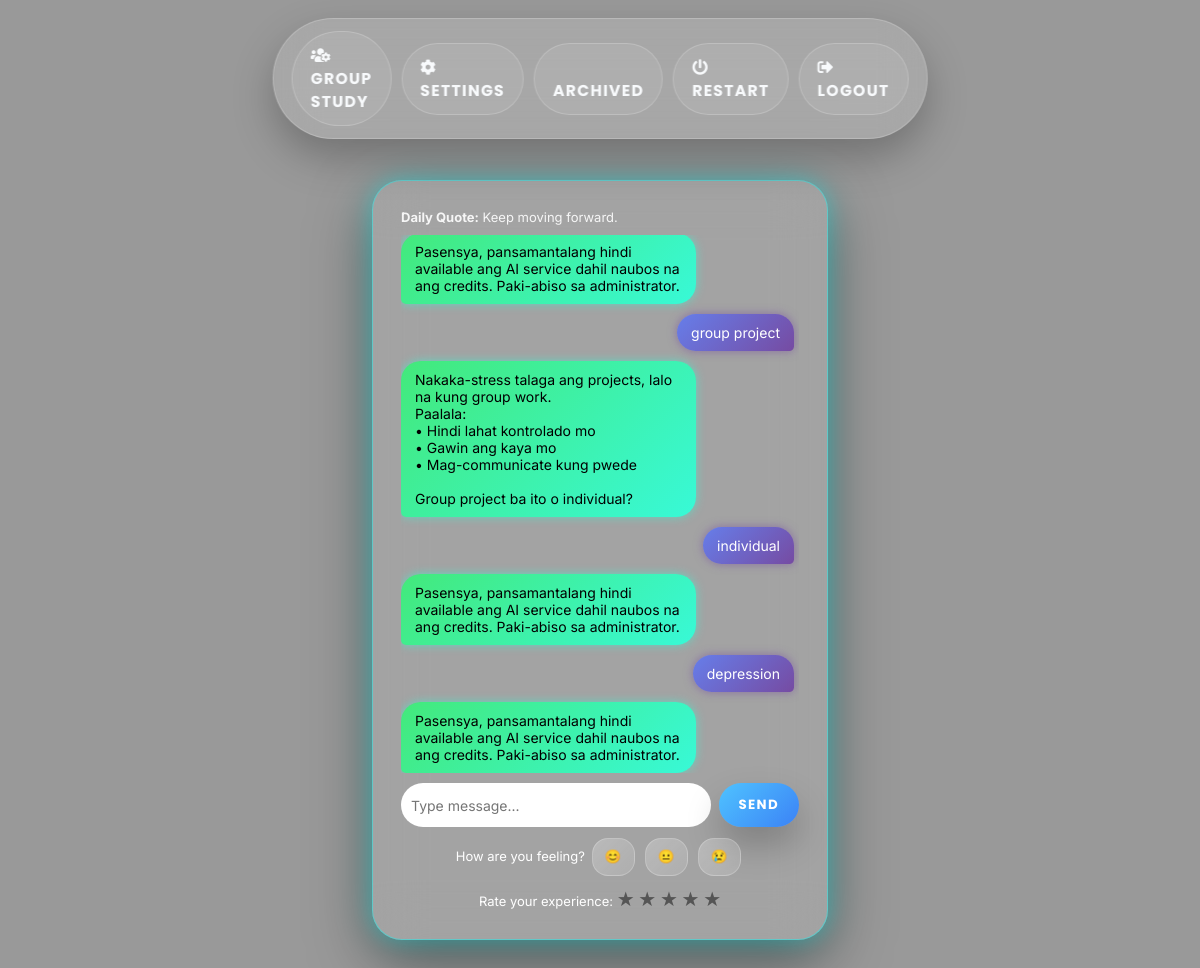
Page /chatbot (signed in) on the committed database.
### tables this page shows
CREATE TABLE messages (
        id INTEGER PRIMARY KEY AUTOINCREMENT,
        user_email TEXT,
        user_message TEXT,
        bot_response TEXT,
        is_crisis INTEGER DEFAULT 0,
        is_abusive INTEGER DEFAULT 0,
        timestamp DATETIME DEFAULT CURRENT_TIMESTAMP
    );

### app.py (the view)
@app.route("/chatbot")
def chatbot():
    if "user" not in session:
        return redirect(url_for("login"))
    db = get_db()
    c = db.cursor()
    if 'DATABASE_URL' in os.environ: # PostgreSQL
        c.execute("SELECT quote FROM daily_quotes ORDER BY RANDOM() LIMIT 1") # PostgreSQL
    else:
        c.execute("SELECT quote FROM daily_quotes ORDER BY RANDOM() LIMIT 1") # SQLite
    row = c.fetchone()
    daily_quote = row[0] if row else ""
    if 'DATABASE_URL' in os.environ:
        c.execute("SELECT user_message, bot_response FROM messages WHERE user_email=%s ORDER BY id ASC", (session["user"],))
    else:
        c.execute("SELECT user_message, bot_response FROM messages WHERE user_email=? ORDER BY id ASC", (session["user"],))
    messages = c.fetchall()
    today_str = get_ph_time().strftime('%Y-%m-%d')
    if 'DATABASE_URL' in os.environ:
        c.execute("SELECT COUNT(*) FROM mood_log WHERE user_email=%s AND CAST(timestamp AS DATE) = %s", (session["user"], today_str))
    else:
        c.execute("SELECT COUNT(*) FROM mood_log WHERE user_email=? AND DATE(timestamp) = ?", (session["user"], today_str))
    mood_log_count = c.fetchone()[0]
    mood_logged_today = mood_log_count > 0
    return render_template("index.html", messages=messages, daily_quote=daily_quote, mood_logged_today=mood_logged_today)

### app.py (called while the page is built)
@app.after_request
def add_security_headers(response):
    response.headers['X-Frame-Options'] = 'SAMEORIGIN'
    response.headers['X-Content-Type-Options'] = 'nosniff'
    return response

def get_db():
    if 'db' not in g:
        db_url = os.environ.get('DATABASE_URL')
        if db_url:
            try:
                g.db = psycopg2.connect(db_url)
            except Exception as e:
                app.logger.warning(f"Falling back to SQLite because PostgreSQL connection failed: {e}")
                g.db = sqlite3.connect(DATABASE)
        else:
            g.db = sqlite3.connect(DATABASE)
        g.db.row_factory = sqlite3.Row
    return g.db

def get_ph_time():
    utc_now = datetime.now(timezone.utc)
    ph_timezone = timezone(timedelta(hours=8))
    ph_time = utc_now.astimezone(ph_timezone)
    return ph_time

### templates/index.html (shortened to what this page needs)
<!DOCTYPE html>
<html>
<head>
<link rel="stylesheet" href="https://cdnjs.cloudflare.com/ajax/libs/font-awesome/5.15.4/css/all.min.css">
</head>
<body>
<div class="nav-bar">
  <div class="nav-item">
    <a href="{{ url_for('community') }}" class="nav-link" title="Chat with other users"><i class="fas fa-users-cog" style="margin-right: 8px;"></i> Group Study</a>
  </div>
  <div class="nav-item">
    <a href="{{ url_for('user_settings') }}" class="nav-link" title="Settings"><i class="fas fa-cog" style="margin-right: 8px;"></i> Settings</a>
  </div>
  <div class="nav-item">
    <a href="{{ url_for('archived_room') }}" class="nav-link" title="View past conversations"> Archived</a>
  </div>
  <div class="nav-item">
    <a href="{{ url_for('restart_chat') }}" class="nav-link" title="Clear this conversation" onclick="return confirm('Are you sure you want to clear and archive this chat?');"><i class="fas fa-power-off" style="margin-right: 8px;"></i> Restart</a>
  </div>
  <div class="nav-item">
    <a href="/logout" class="nav-link" title="Logout from your account"><i class="fas fa-sign-out-alt" style="margin-right: 8px;"></i> Logout</a>
  </div>
</div>
<div class="chat-container">
<div class="quote">
<b>Daily Quote:</b> {{ daily_quote }}
</div>
<div id="chat-box">
{% for u,b in messages %}
<div class="message user">{{u}}</div>
<div class="message bot">{{b}}</div>
{% endfor %}
</div>
<div class="input-area">
<input type="text" id="user-input" placeholder="Type message..." onkeydown="handleEnter(event)">
<button onclick="sendMessage()">Send</button>
</div>
{% if not mood_logged_today %}
<div class="mood-section">
How are you feeling?
<button class="mood-btn" onclick="logMood('Happy')">😊</button>
<button class="mood-btn" onclick="logMood('Neutral')">😐</button>
<button class="mood-btn" onclick="logMood('Sad')">😢</button>
</div>
{% else %}
<div class="mood-section" style="opacity: 0.7; padding-top: 5px;">
    Thank you for logging your mood today! 💙
</div>
{% endif %}
<div class="rating-section">
    Rate your experience:
    <div class="rating-stars">
        <span class="star" onclick="rateSession(5)">★</span>
        <span class="star" onclick="rateSession(4)">★</span>
        <span class="star" onclick="rateSession(3)">★</span>
        <span class="star" onclick="rateSession(2)">★</span>
        <span class="star" onclick="rateSession(1)">★</span>
    </div>
</div>
</div>
</body>
</html>

### templates/index.html (style rules this page uses)
* { margin:0; padding:0; box-sizing:border-box; font-family:'Inter','Segoe UI',sans-serif; }
body { overflow-x:hidden; overflow-y:auto; min-height:100vh; padding-top:140px; background: url('https://images.unsplash.com/photo-1507525428034-b723cf961d3e?auto=format&fit=crop&w=2560&q=80') no-repeat center center fixed; background-size: cover; }
body::after { content:""; position:fixed; inset:0; background:rgba(0,0,0,0.4); z-index:-1; }
.chat-container { position:relative; margin:0 auto 40px; width:clamp(360px, 38vw, 820px); max-width:920px; min-height:620px; height:min(85vh, 760px); max-height:85vh; background:rgba(255,255,255,0.10); backdrop-filter:blur(25px); border-radius:30px; padding:28px; display:flex; flex-direction:column; color:white; box-shadow: 0 0 20px rgba(0,255,255,0.3), 0 0 40px rgba(0,255,255,0.2), 0 20px 60px rgba(0,0,0,0.5); border:1px solid rgba(0,255,255,0.4); overflow:hidden; }
.nav-bar { position:fixed; top:18px; left:50%; transform:translateX(-50%); display:flex; gap:10px; background:rgba(255,255,255,0.14); backdrop-filter:blur(22px); border:1px solid rgba(255,255,255,0.2); border-radius:999px; padding:12px 18px; box-shadow:0 18px 40px rgba(0,0,0,0.25); z-index:50; }
.chat-container { margin-top: 40px; }
.nav-item { display: flex; align-items: center; }
.nav-link { color:#f8fafc; text-decoration:none; font-size:0.98rem; font-weight:700; font-family:'Poppins','Inter','Segoe UI',sans-serif; text-transform:uppercase; letter-spacing:0.08em; padding:12px 18px; border-radius:999px; background: rgba(255, 255, 255, 0.08); border: 1px solid rgba(255, 255, 255, 0.2); transition:transform 0.2s ease, background 0.2s ease, color 0.2s ease, box-shadow 0.2s ease; }
.quote { font-size:13px; margin-bottom:10px; opacity:0.9; }
#chat-box { flex:1 1 auto; min-height:0; max-height:100%; overflow-y:auto; display:flex; flex-direction:column; gap:10px; padding-right:5px; }
.input-area { flex-shrink:0; }
.chat-container { overflow: hidden; }
.message { max-width:75%; padding:10px 14px; border-radius:20px; font-size:14px; animation:fadeIn 0.3s ease; word-break: break-word; overflow-wrap: anywhere; white-space: pre-wrap; }
.user { align-self:flex-end; background:linear-gradient(135deg,#667eea,#764ba2); color:white; border-bottom-right-radius:5px; box-shadow:0 0 10px rgba(118,75,162,0.6); }
.bot { align-self:flex-start; background:linear-gradient(135deg,#43e97b,#38f9d7); color:black; border-bottom-left-radius:5px; box-shadow:0 0 10px rgba(56,249,215,0.6); }
.input-area { display:flex; gap:8px; margin-top:10px; }
.input-area input { flex:1; padding:10px; border-radius:25px; border:none; outline:none; font-size:14px; }
.input-area button { padding:12px 20px; border:none; border-radius:28px; background:linear-gradient(135deg,#4fc3ff,#3b82f6); color:white; cursor:pointer; box-shadow:0 18px 35px rgba(0,0,0,0.22); font-family:'Poppins','Inter','Segoe UI',sans-serif; font-weight:700; letter-spacing:0.1em; text-transform:uppercase; transition:transform 0.2s ease, box-shadow 0.2s ease, filter 0.2s ease; }
.mood-section { text-align:center; margin-top:8px; font-size:13px; }
.mood-btn { margin:3px; padding:8px 12px; border:none; border-radius:16px; cursor:pointer; background:linear-gradient(135deg,rgba(255,255,255,0.25),rgba(255,255,255,0.12)); color:white; font-family:'Poppins','Inter','Segoe UI',sans-serif; font-weight:700; letter-spacing:0.06em; text-transform:uppercase; border:1px solid rgba(255,255,255,0.22); transition:transform 0.2s ease, background 0.2s ease, color 0.2s ease; }
.rating-section { text-align: center; margin-top: 8px; font-size: 13px; }
.rating-stars { display: inline-block; direction: rtl; }
.rating-stars .star { font-size: 20px; color: #555; cursor: pointer; transition: color 0.2s; }

### rows in the picture
messages: bot_response "Pasensya, pansamantalang hindi available ang AI service dahil naubos na ang credits. Paki-abiso sa administrator."
messages: user_message "group project", bot_response "Nakaka-stress talaga ang projects, lalo na kung group work. Paalala: • Hindi lahat kontrolado mo • Gawin ang kaya mo • Mag-communicate kung pwede Group project ba ito o individual?"
messages: user_message "individual", bot_response "Pasensya, pansamantalang hindi available ang AI service dahil naubos na ang credits. Paki-abiso sa administrator."
messages: user_message "depression", bot_response "Pasensya, pansamantalang hindi available ang AI service dahil naubos na ang credits. Paki-abiso sa administrator."

### other values in the picture
{{ daily_quote }} "Keep moving forward."
